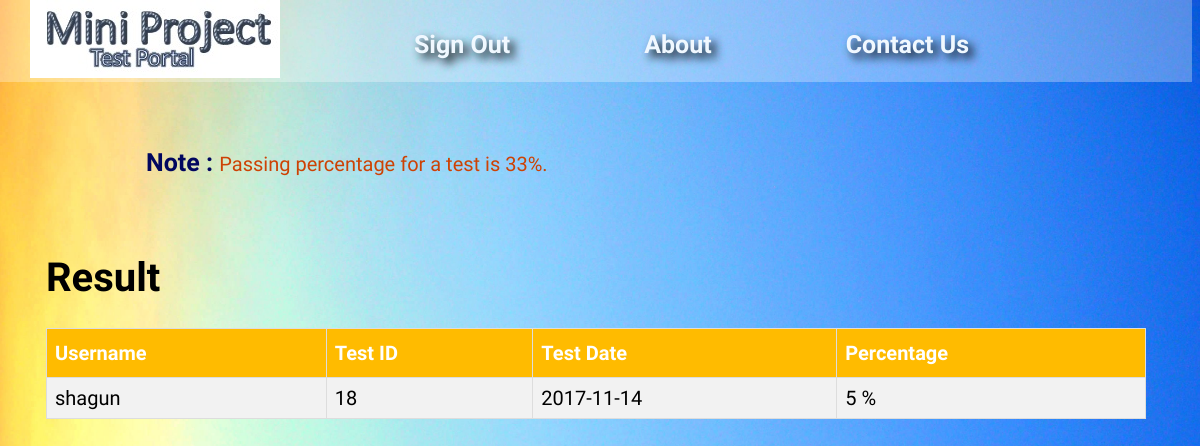
Page /result.php (signed in) on the committed database.
### tables this page shows
CREATE TABLE `result` (
  `id` int(5) NOT NULL,
  `login` varchar(20) DEFAULT NULL,
  `test_id` int(10) DEFAULT NULL,
  `test_date` date DEFAULT NULL,
  `score` int(10) DEFAULT NULL
);

### result.php (the view, shortened to what this page needs)
<!doctype html>
<html id="html">
<head>
	<link href="header.css" rel="stylesheet">
</head>
<div class="top">
		<a id="logo" href="index.php"><img src="logo.jpg"></a>
		<a id="link1" href="signout.php"><strong>Sign Out</strong></a>
		<a id="link1" href="about.php"><strong>About</strong></a>
		<a id="link1" href="contactus.php"><strong>Contact Us</strong></a>
	</div>
<body>
<div class="body">
	<p class="test"><strong class="dashboard">Note : </strong> Passing percentage for a test is 33%.<p>
	<?php
		include("header.php");
		include("database.php");
		extract($_SESSION);
		if (!isset($_SESSION[loginid]))
		{
			header("location:index.php");
		}
		else if (isset($_SESSION[loginid]))
		{
			$rs=mysql_query("select t.login,t.test_id, t.test_date,t.score from result t where t.login ='$loginid'",$cn) or die(mysql_error());
			echo "<h1> Result </h1>";
			echo "<table id=table><th>Username <th>Test ID<th>Test Date<th>Percentage";
			while($row=mysql_fetch_row($rs))
			{
				echo "<tr><td>$row[0] <td> $row[1] <td> $row[2]<td> $row[3] %";
			}
			echo "</table>";
		}
	?>
	</div>
</body>
</html>

### header.css (style rules this page uses)
#html { font-family: 'Play', sans-serif; background-image: url(background.JPG); background-size: 100%; background-repeat: repeat; }
.top { background-color:rgba(255,255,255,0.3); }
#logo { margin-left: 30px; }
#link1 { vertical-align: 25px; text-shadow: 5px 5px 10px black; font-size: 25px; margin-left: 100px; padding-left: 30px; text-decoration: none; color: aliceblue; }
#table { border-collapse: collapse; width: 100%; }
#table td, #table th { border: 1px solid #ddd; padding: 8px; }
#table tr:nth-child(even) { background-color: #f2f2f2; }
#table th { padding-top: 12px; padding-bottom: 12px; text-align: left; background-color: rgba(255, 187, 0,1); color: white; }
.body { margin-top: 16px ; margin-bottom: 16px; margin-left: 16px; margin-right: 16px; padding-left: 30px; padding-top: 30px; padding-bottom: 30px; padding-right: 30px; font-family: 'Play', sans-serif; font-size: 20px; }
.dashboard { padding-left: 30px; text-decoration: none; font-size: 25px; color:rgba(2,7,95,1.00); }
.test { color:rgba(205,66,4,1.00); padding-left: 70px; text-decoration: none; font-size: 20px }

### rows in the picture
result: login "shagun", test "18", test_date "2017-11-14", score "5"
